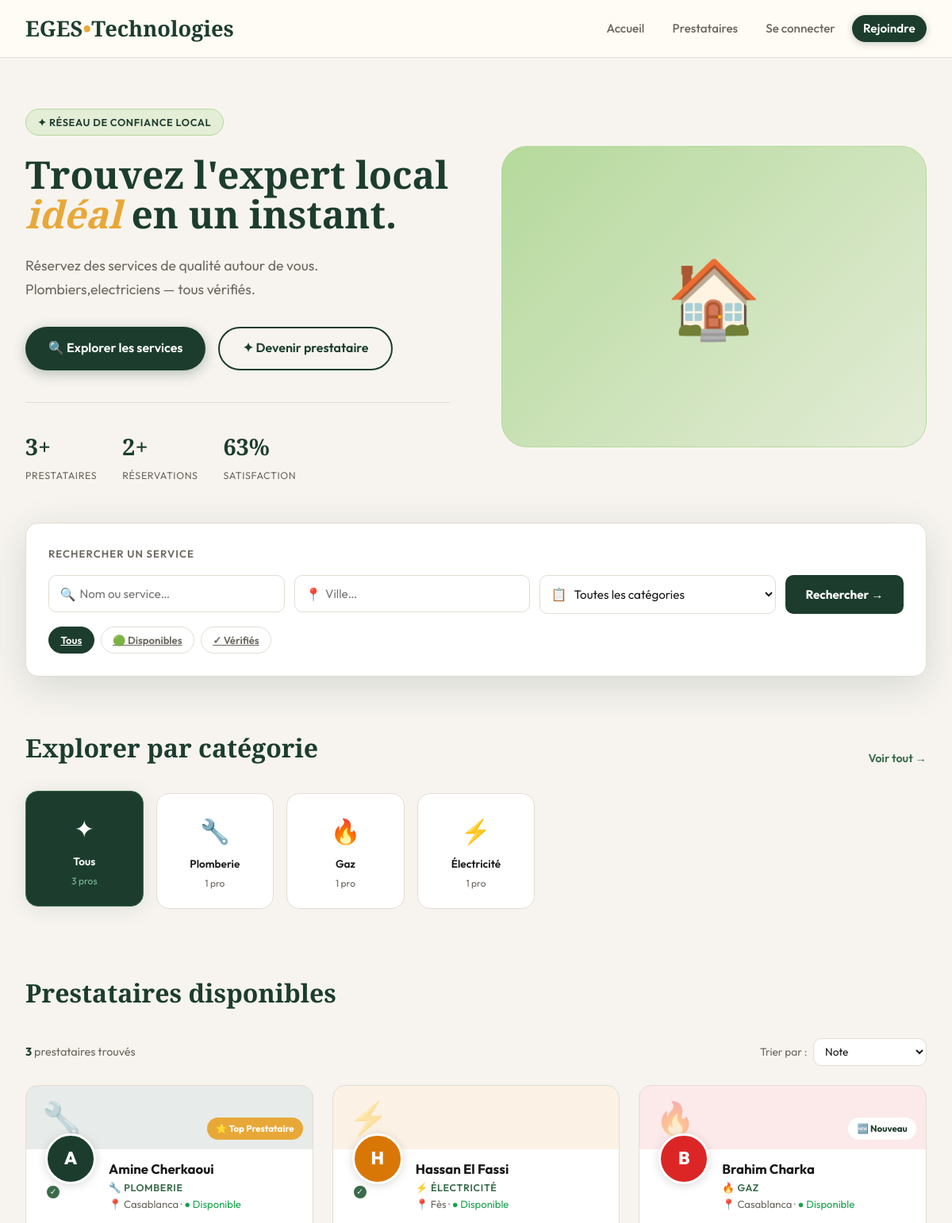
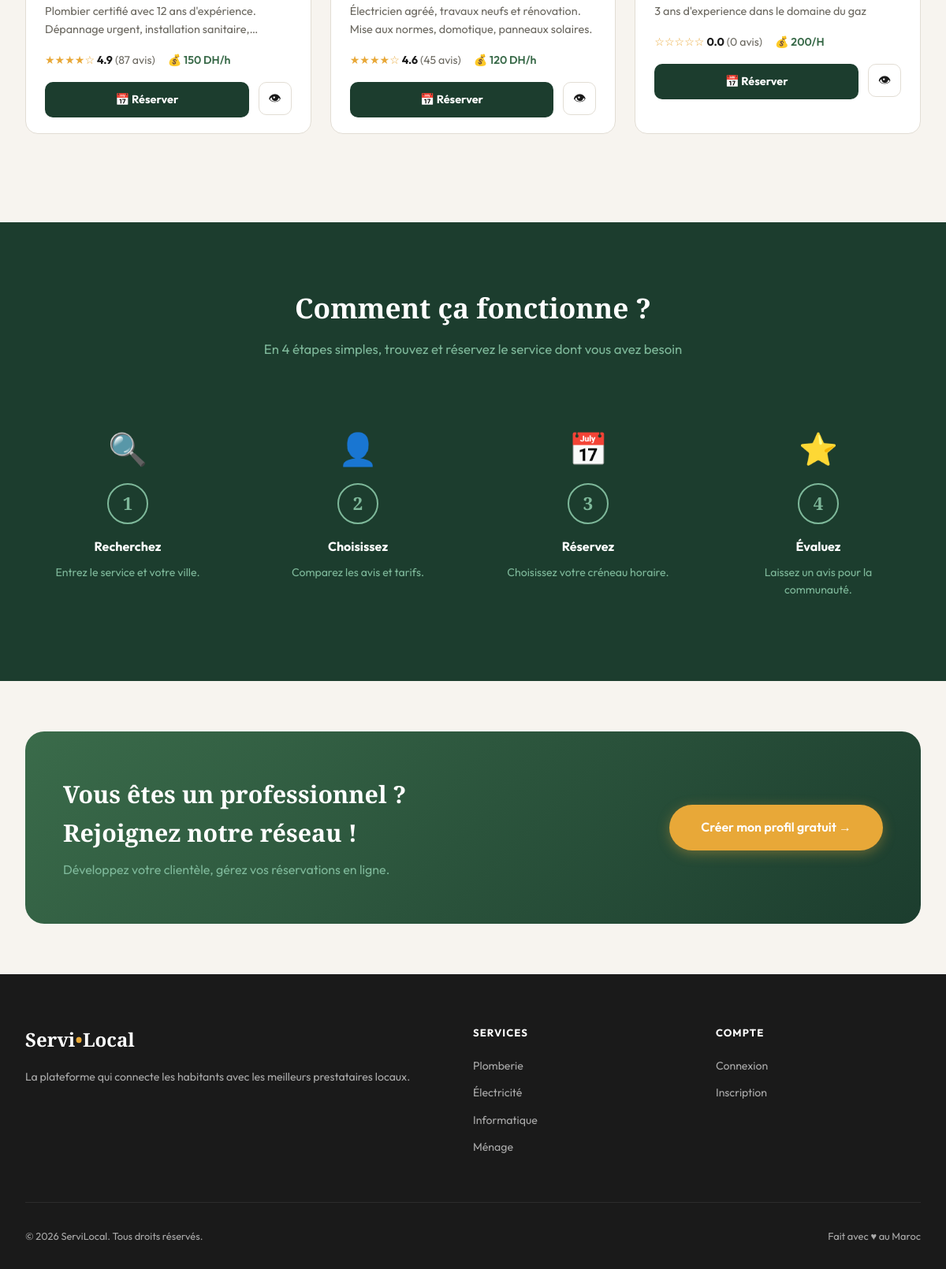
The page / on the database its author committed (2 pictures, top to bottom).
### tables this page shows
CREATE TABLE `providers` (
  `id` int(11) NOT NULL,
  `user_id` int(11) NOT NULL,
  `category` varchar(80) NOT NULL,
  `city` varchar(100) NOT NULL,
  `price` varchar(80) DEFAULT 'Sur devis',
  `description` text DEFAULT NULL,
  `avatar_color` varchar(10) DEFAULT '#2C5F2D',
  `is_available` tinyint(1) NOT NULL DEFAULT 1,
  `is_verified` tinyint(1) NOT NULL DEFAULT 0,
  `rating` decimal(3,2) NOT NULL DEFAULT 0.00,
  `review_count` int(11) NOT NULL DEFAULT 0,
  `created_at` timestamp NOT NULL DEFAULT current_timestamp(),
  `updated_at` timestamp NOT NULL DEFAULT current_timestamp() ON UPDATE current_timestamp()
);

CREATE TABLE `users` (
  `id` int(11) NOT NULL,
  `name` varchar(100) NOT NULL,
  `email` varchar(150) NOT NULL,
  `password` varchar(255) NOT NULL,
  `phone` varchar(20) DEFAULT NULL,
  `role` enum('user','client','provider','admin') DEFAULT NULL,
  `avatar` varchar(255) DEFAULT NULL,
  `is_active` tinyint(1) NOT NULL DEFAULT 1,
  `created_at` timestamp NOT NULL DEFAULT current_timestamp(),
  `updated_at` timestamp NOT NULL DEFAULT current_timestamp() ON UPDATE current_timestamp()
);

### includes/functions.php (called while the page is built, shortened)
<?php
if (!function_exists('e')) {
    function e(string $s): string {
        return htmlspecialchars($s, ENT_QUOTES, 'UTF-8');
    }
}
if (!function_exists('isLoggedIn')) {
    function isLoggedIn(): bool {
        return isset($_SESSION['user_id']);
    }
}
if (!function_exists('categoryIcon')) {
    function categoryIcon(string $cat): string {
        $map = [
            'plomberie'   => '🔧',
            'electricite' => '⚡',
            'gaz'      => '🔥',
        ];
        return $map[$cat] ?? '✦';
    }
}
if (!function_exists('categoryName')) {
    function categoryName(string $cat): string {
        $map = [
            'plomberie'   => 'Plomberie',
            'electricite' => 'Électricité',
            'gaz'      => 'Gaz',
        ];
        return $map[$cat] ?? ucfirst($cat);
    }
}

### index.php (the view, shortened to what this page needs)
<?php
require_once 'db.php';
require_once __DIR__ . '/includes/functions.php';
$searchName = trim($_GET['name'] ?? '');
$searchCity = trim($_GET['city'] ?? '');
$searchCat  = $_GET['cat']    ?? 'tous';
$filter     = $_GET['filter'] ?? 'tous';
$sort       = $_GET['sort']   ?? 'rating';
$page       = max(1, (int)($_GET['page'] ?? 1));
$perPage    = 9;
$where  = ['1=1'];
$params = [];
$sortMap = [
    'rating'     => 'p.rating DESC',
    'name'       => 'u.name ASC',
    'price_asc'  => 'CAST(p.price AS UNSIGNED) ASC',
    'price_desc' => 'CAST(p.price AS UNSIGNED) DESC',
    'reviews'    => 'p.review_count DESC',
];
$orderBy = $sortMap[$sort] ?? 'p.rating DESC';
$whereStr = implode(' AND ', $where);
$countStmt = $pdo->prepare("SELECT COUNT(*) FROM providers p JOIN users u ON u.id = p.user_id WHERE {$whereStr}");
$countStmt->execute($params);
$totalProviders = (int)$countStmt->fetchColumn();
$offset = ($page - 1) * $perPage;
$stmt   = $pdo->prepare("
    SELECT p.*, u.name, u.avatar
    FROM providers p
    JOIN users u ON u.id = p.user_id
    WHERE {$whereStr}
    ORDER BY {$orderBy}
    LIMIT {$perPage} OFFSET {$offset}
");
$stmt->execute($params);
$providers = $stmt->fetchAll();
$catStmt = $pdo->query('SELECT category, COUNT(*) AS cnt FROM providers GROUP BY category');
$catCounts = [];
foreach ($catStmt->fetchAll() as $row) $catCounts[$row['category']] = $row['cnt'];
$totalAll = array_sum($catCounts);
$statsStmt  = $pdo->query('SELECT (SELECT COUNT(*) FROM providers) AS p, (SELECT COUNT(*) FROM bookings) AS b, (SELECT ROUND(AVG(rating)*20) FROM providers) AS s');
$globalStats = $statsStmt->fetch();
$categories  = ['plomberie','gaz','electricite'];
?>
<!DOCTYPE html>
<html lang="fr">
<head>
<link rel="stylesheet" href="/ServiLocal/assets/css/style.css">
</head>
<body>
<?php include 'includes/header.php'; ?>
<section class="hero">
  <div>
    <div class="hero-badge">✦ Réseau de confiance local</div>
    <h1>Trouvez l'expert local <em>idéal</em> en un instant.</h1>
    <p>Réservez des services de qualité autour de vous. Plombiers,electriciens — tous vérifiés.</p>
    <div class="hero-actions">
      <a href="#search" class="btn btn-primary">🔍 Explorer les services</a>
      <a href="/servilocal/register.php" class="btn btn-outline">✦ Devenir prestataire</a>
    </div>
    <div class="hero-stats">
      <div><span class="hero-stat-num"><?= $globalStats['p'] ?>+</span><span class="hero-stat-lbl">Prestataires</span></div>
      <div><span class="hero-stat-num"><?= $globalStats['b'] ?>+</span><span class="hero-stat-lbl">Réservations</span></div>
      <div><span class="hero-stat-num"><?= $globalStats['s'] ?>%</span><span class="hero-stat-lbl">Satisfaction</span></div>
    </div>
  </div>
  <div class="hero-visual">🏠</div>
</section>
<div id="search" style="max-width:1280px;margin:0 auto;padding:0 2rem 2rem">
  <form method="GET" id="searchForm">
    <div class="search-wrap">
      <div style="font-size:.82rem;font-weight:600;color:var(--muted);text-transform:uppercase;letter-spacing:.08em;margin-bottom:1rem">Rechercher un service</div>
      <div class="search-bar">
        <div class="search-input-wrap">
          <span class="ico">🔍</span>
          <input type="text" id="searchName" name="name" class="form-control" placeholder="Nom ou service…" value="<?= e($searchName) ?>">
        </div>
        <div class="search-input-wrap">
          <span class="ico">📍</span>
          <input type="text" name="city" class="form-control" placeholder="Ville…" value="<?= e($searchCity) ?>">
        </div>
        <div class="search-input-wrap">
          <span class="ico">📋</span>
          <select name="cat" class="form-control" style="padding-left:2.4rem">
            <option value="tous" <?= $searchCat === 'tous' ? 'selected' : '' ?>>Toutes les catégories</option>
          </select>
        </div>
        <button type="submit" class="search-btn">Rechercher →</button>
      </div>
      <div class="filter-tags">
        <a href="?filter=tous&cat=<?= e($searchCat) ?>&name=<?= urlencode($searchName) ?>" class="filter-tag <?= $filter === 'tous' ? 'active' : '' ?>">Tous</a>
        <a href="?filter=disponible&cat=<?= e($searchCat) ?>&name=<?= urlencode($searchName) ?>" class="filter-tag <?= $filter === 'disponible' ? 'active' : '' ?>">🟢 Disponibles</a>
        <a href="?filter=verified&cat=<?= e($searchCat) ?>&name=<?= urlencode($searchName) ?>" class="filter-tag <?= $filter === 'verified' ? 'active' : '' ?>">✓ Vérifiés</a>
      </div>
    </div>
  </form>
</div>
<div class="section" id="categories" style="padding-top:0">
  <div class="section-header">
    <h2 class="section-title">Explorer par catégorie</h2>
    <a href="?" class="section-link">Voir tout →</a>
  </div>
  <div class="cat-grid">
    <a href="?" class="cat-card <?= $searchCat === 'tous' ? 'active-cat' : '' ?>" data-cat="tous">
      <span class="cat-icon">✦</span>
      <div class="cat-name">Tous</div>
      <div class="cat-count"><?= $totalAll ?> pros</div>
    </a>
    <?php foreach ($categories as $cat): ?>
      <a href="?cat=<?= $cat ?>" class="cat-card <?= $searchCat === $cat ? 'active-cat' : '' ?>" data-cat="<?= $cat ?>">
        <span class="cat-icon"><?= categoryIcon($cat) ?></span>
        <div class="cat-name"><?= categoryName($cat) ?></div>
        <div class="cat-count"><?= $catCounts[$cat] ?? 0 ?> pro<?= ($catCounts[$cat] ?? 0) > 1 ? 's' : '' ?></div>
      </a>
    <?php endforeach; ?>
  </div>
</div>
<div class="section" id="providers" style="padding-top:0">
  <div class="section-header">
    <h2 class="section-title">Prestataires disponibles</h2>
  </div>
  <div class="sort-bar">
    <div class="results-count">
      <strong><?= $totalProviders ?></strong> prestataire<?= $totalProviders > 1 ? 's' : '' ?> trouvé<?= $totalProviders > 1 ? 's' : '' ?>
    </div>
    <form method="GET" style="display:flex;align-items:center;gap:.5rem;font-size:.85rem">
      <label for="sort" style="color:var(--muted)">Trier par :</label>
      <select id="sort" name="sort" class="form-control" style="width:auto;padding:.4rem 1.5rem .4rem .6rem;font-size:.85rem" onchange="this.form.submit()">
        <option value="rating"     <?= $sort === 'rating'     ? 'selected' : '' ?>>Note</option>
      </select>
    </form>
  </div>
  <?php if (empty($providers)): ?>
    <div class="empty-state">
      <div class="icon">🔍</div>
      <h3>Aucun prestataire trouvé</h3>
      <p>Essayez d'autres mots-clés ou <a href="?" style="color:var(--sage)">effacez les filtres</a>.</p>
    </div>
  <?php else: ?>
    <div class="provider-grid">
      <?php foreach ($providers as $p): ?>
        <?php
          $bannerBg = 'rgba(' . implode(',', sscanf(ltrim($p['avatar_color'], '#'), "%02x%02x%02x")) . ',.1)';
          $stars    = str_repeat('★', (int)floor($p['rating'])) . str_repeat('☆', 5 - (int)floor($p['rating']));
        ?>
        <div class="provider-card">
          <div class="card-banner" style="background:<?= $bannerBg ?>">
            <span style="position:absolute;left:1.25rem;top:50%;transform:translateY(-50%);font-size:2.5rem;opacity:.35"><?= categoryIcon($p['category']) ?></span>
            <?php if ($p['rating'] >= 4.8): ?>
              <span class="card-badge top">⭐ Top Prestataire</span>
            <?php elseif (!$p['is_verified']): ?>
              <span class="card-badge">🆕 Nouveau</span>
            <?php endif; ?>
          </div>
          <div class="pcard-body">
            <div class="pcard-header">
              <div style="position:relative">
                <div class="avatar-lg" style="background:<?= e($p['avatar_color']) ?>">
                  <?php if ($p['avatar']): ?>
                    <img src="/servilocal/uploads/profiles/<?= e($p['avatar']) ?>" style="width:100%;height:100%;border-radius:50%;object-fit:cover">
                  <?php else: ?>
                    <?= strtoupper(substr($p['name'], 0, 1)) ?>
                  <?php endif; ?>
                </div>
                <?php if ($p['is_verified']): ?>
                  <div class="verified-badge" title="Prestataire vérifié">✓</div>
                <?php endif; ?>
              </div>
              <div class="card-info" style="padding-top:2rem">
                <div class="pcard-name"><?= e($p['name']) ?></div>
                <div class="pcard-cat"><?= categoryIcon($p['category']) ?> <?= categoryName($p['category']) ?></div>
                <div class="pcard-location">
                  📍 <?= e($p['city']) ?> ·
                  <?= $p['is_available']
                    ? '<span style="color:var(--green)">● Disponible</span>'
                    : '<span style="color:var(--red)">● Indisponible</span>' ?>
                </div>
              </div>
            </div>
            <p class="pcard-desc"><?= e($p['description'] ?? '') ?></p>
            <div class="pcard-meta">
              <div class="meta-item">
                <span style="color:var(--amber)"><?= $stars ?></span>
                <strong><?= number_format($p['rating'], 1) ?></strong>
                <span style="color:var(--muted)">(<?= $p['review_count'] ?> avis)</span>
              </div>
              <div class="meta-item">
                <span style="color:var(--sage);font-weight:600">💰 <?= e($p['price']) ?></span>
              </div>
            </div>
            <div class="pcard-footer">
              <a href="/servilocal/booking.php?provider=<?= $p['id'] ?>" class="btn-book">📅 Réserver</a>
              <a href="/servilocal/provider.php?id=<?= $p['id'] ?>" class="btn-icon" title="Voir le profil">👁</a>
            </div>
          </div>
        </div>
      <?php endforeach; ?>
    </div>
  <?php endif; ?>
</div>
<div class="how-section">
  <div class="how-inner">
    <h2 class="how-title">Comment ça fonctionne ?</h2>
    <p class="how-sub">En 4 étapes simples, trouvez et réservez le service dont vous avez besoin</p>
    <div class="steps-grid">
      <div class="step"><span class="step-icon">🔍</span><div class="step-num">1</div><h3>Recherchez</h3><p>Entrez le service et votre ville.</p></div>
      <div class="step"><span class="step-icon">👤</span><div class="step-num">2</div><h3>Choisissez</h3><p>Comparez les avis et tarifs.</p></div>
      <div class="step"><span class="step-icon">📅</span><div class="step-num">3</div><h3>Réservez</h3><p>Choisissez votre créneau horaire.</p></div>
      <div class="step"><span class="step-icon">⭐</span><div class="step-num">4</div><h3>Évaluez</h3><p>Laissez un avis pour la communauté.</p></div>
    </div>
  </div>
</div>
<div class="cta-section">
  <div class="cta-inner">
    <div>
      <h2 class="cta-title">Vous êtes un professionnel ?<br>Rejoignez notre réseau !</h2>
      <p class="cta-sub">Développez votre clientèle, gérez vos réservations en ligne.</p>
    </div>
    <a href="/servilocal/register.php" class="btn btn-secondary" style="white-space:nowrap;padding:1rem 2.5rem">
      Créer mon profil gratuit →
    </a>
  </div>
</div>
<?php include 'includes/footer.php'; ?>
</body>
</html>

### includes/header.php (shortened to what this page needs)
<!DOCTYPE html>
<html lang="fr">
<head>
<link rel="stylesheet" href="/servilocal/assets/css/style.css">
</head>
<body>
<header class="site-header">
  <nav class="nav-inner">
    <a href="/servilocal/index.php" class="logo">EGES<span class="logo-dot">•</span>Technologies
</a>
    <ul class="nav-links">
      <li><a href="/servilocal/index.php">Accueil</a></li>
      <li><a href="/servilocal/index.php#providers">Prestataires</a></li>
      <?php if (isLoggedIn()): ?>
        <li><a href="/servilocal/dashboard.php">Mon espace</a></li>
        <li><a href="/servilocal/profile.php">Mon profil</a></li>
        <li>
          <a href="/servilocal/logout.php" class="btn-nav btn-outline-sm">
            Déconnexion
          </a>
        </li>
      <?php else: ?>
        <li><a href="/servilocal/login.php">Se connecter</a></li>
        <li><a href="/servilocal/register.php" class="btn-nav">Rejoindre</a></li>
      <?php endif; ?>
    </ul>
  </nav>
</header>
<main>

### includes/footer.php (shortened to what this page needs)
</main>
<footer class="site-footer">
  <div class="footer-inner">
    <div class="footer-grid">
      <div class="footer-brand">
        <a href="/servilocal/index.php" class="logo">Servi<span class="logo-dot">•</span>Local</a>
        <p>La plateforme qui connecte les habitants avec les meilleurs prestataires locaux.</p>
      </div>
      <div class="footer-col">
        <h4>Services</h4>
        <ul>
          <li><a href="/servilocal/index.php?cat=plomberie">Plomberie</a></li>
          <li><a href="/servilocal/index.php?cat=electricite">Électricité</a></li>
          <li><a href="/servilocal/index.php?cat=informatique">Informatique</a></li>
          <li><a href="/servilocal/index.php?cat=menage">Ménage</a></li>
        </ul>
      </div>
      <div class="footer-col">
        <h4>Compte</h4>
        <ul>
          <?php if (isLoggedIn()): ?>
            <li><a href="/servilocal/dashboard.php">Mon tableau de bord</a></li>
            <li><a href="/servilocal/profile.php">Mon profil</a></li>
            <li><a href="/servilocal/logout.php">Déconnexion</a></li>
          <?php else: ?>
            <li><a href="/servilocal/login.php">Connexion</a></li>
            <li><a href="/servilocal/register.php">Inscription</a></li>
          <?php endif; ?>
        </ul>
      </div>
    </div>
    <div class="footer-bottom">
      <span>© <?= date('Y') ?> ServiLocal. Tous droits réservés.</span>
      <span>Fait avec ♥ au Maroc</span>
    </div>
  </div>
</footer>
</body>
</html>

### rows shown on the page
providers: category "🔧", shows "⭐ Top Prestataire", user.name "A", user.name "Amine Cherkaoui", category "PLOMBERIE", city "Casablanca", is_available "● Disponible", description "Plombier certifié avec 12 ans d'expérience. Dépannage urgent, installation…", rating "★★★★☆", rating "4.9", review_count "87", price "150 DH/h"
providers: category "⚡", user.name "H", user.name "Hassan El Fassi", category "ÉLECTRICITÉ", city "Fès", is_available "● Disponible", description "Électricien agréé, travaux neufs et rénovation. Mise aux normes, domotique, panneaux solaires.", rating "★★★★☆", rating "4.6", review_count "45", price "120 DH/h"
providers: category "🔥", is_verified "🆕 Nouveau", user.name "B", user.name "Brahim Charka", category "GAZ", city "Casablanca", is_available "● Disponible", description "3 ans d'experience dans le domaine du gaz", rating "☆☆☆☆☆", rating "0.0", review_count "0", price "200/H"

### other values the page prints
$globalStats['p'] "3"
$globalStats['b'] "2"
$globalStats['s'] "63"
$totalAll "3"
categoryIcon($cat) "🔧"
categoryName($cat) "Plomberie"
$catCounts[$cat] "1"
categoryIcon($cat) "🔥"
categoryName($cat) "Gaz"
categoryIcon($cat) "⚡"
categoryName($cat) "Électricité"
$totalProviders "3"
